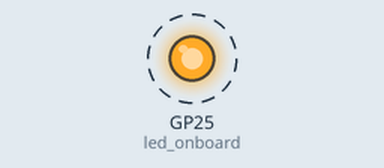
The program below on a simulated Raspberry Pi Pico running MicroPython. Parts: output pins drawn as LEDs (lit = HIGH). Dashed ring = blinking.

Above: at 0.15 s.
Timing chart, 0 to 3.0 s (numbered marks = the images above):
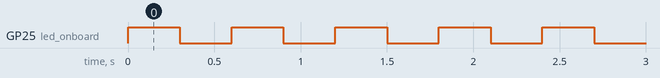

Measured:
- by itself, GP25 (led_onboard): alternates HIGH for 0.30 s and LOW for 0.30 s

The program:

blink_LED.py
```python
import machine, utime

led_onboard = machine.Pin(25, machine.Pin.OUT)

while True:
  try:
      led_onboard.toggle() # or led_onboard.value(1)
      utime.sleep(0.3)
  except KeyboardInterrupt:
      led_onboard.value(0)
      print("exit")
      raise Exception
```
